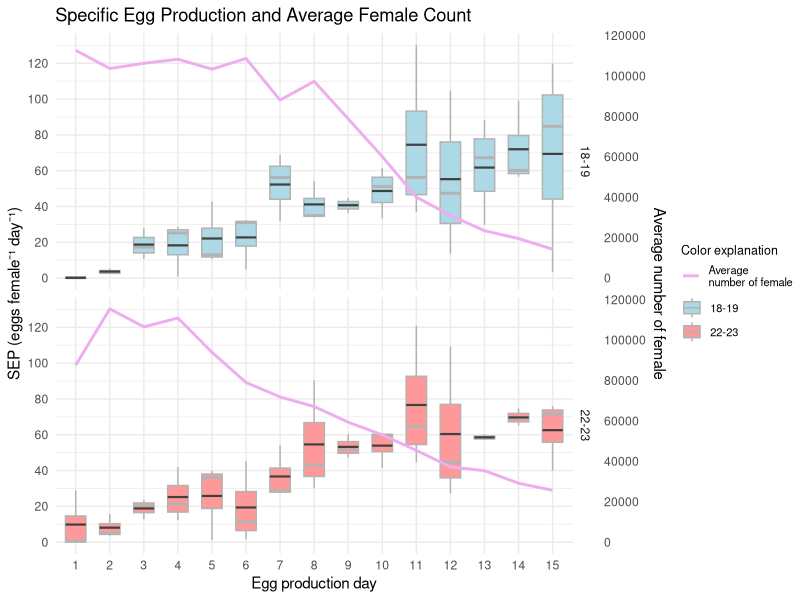

The R script that drew this image:
## ---- chunk 1
library(tidyverse)
## ---- chunk 2
library(readxl)
library(ggplot2)
library(dplyr)
library(tidyr)
library(grid)  # For unit()

# Last inn data
gj <- read_excel("Gjennomsnitt.xlsx")

# Reshape egg-data til long format
gj_long <- gj %>%
  pivot_longer(cols = starts_with("Egg_per_female_"), 
               names_to = "Round", 
               values_to = "Egg")

# Skalafaktor for sekundær akse
scale_factor <- max(gj_long$Egg, na.rm = TRUE) / max(gj$Average_adult, na.rm = TRUE)

# Lag plott
p <- ggplot() +
  # Boxplot med fyll og lys grå kant
  geom_boxplot(data = gj_long, 
               aes(x = factor(Day), y = Egg, fill = factor(Temperature)), 
               width = 0.6, outlier.size = 2, colour = "gray70") +
  
  # Gjennomsnittslinje i grått
  stat_summary(data = gj_long, 
               aes(x = factor(Day), y = Egg), 
               fun = mean, geom = "crossbar", width = 0.6, colour = "gray25", size = 0.3) +
  
  # Fasit per temperatur
  facet_grid(Temperature ~ .) +
  
  # Magenta-linje for voksne hunner
  geom_line(data = gj, 
            aes(x = factor(Day), 
                y = Average_adult * scale_factor, 
                colour = "Average\nnumber of female"), 
            group = 1, size = 1) +
  
  # Primær og sekundær y-akse
  scale_y_continuous(
    breaks = seq(0, 130, by = 20),
    sec.axis = sec_axis(~ . / scale_factor, 
                        name = "Average number of female", 
                        breaks = seq(0, 120000, by = 20000))
  ) +

  # Farger og forklaringer
  scale_fill_manual(
    values = c("18-19" = "lightblue", "22-23" = "#FF9999"),
    name = NULL
  ) +
  scale_colour_manual(
    values = c("Average\nnumber of female" = "plum2", " " = NA),  # NA = tom
    breaks = c("Average\nnumber of female", " "),  # inkluder tom linje
    labels = c("Average\nnumber of female", ""),   # vis som mellomrom
    name = "Color explanation"
  ) +

  # Forklaringsstil
  guides(
    fill = guide_legend(override.aes = list(shape = 15, size = 5)),
    colour = guide_legend(override.aes = list(linetype = 1, size = 1))
  ) +

  # Tittel og aksetekster
  labs(
    title = "Specific Egg Production and Average Female Count",
    x = "Egg production day",
    y = "SEP (eggs female⁻¹ day⁻¹)"
  ) +

  # Tema og justering av forklaringsboks
  theme_minimal() +
  theme(
    legend.position = "right",
    legend.key.width = unit(0.5, "cm"),
    legend.box.margin = margin(0, 0, 0, 0),
    legend.margin = margin(0, 0, 0, 0),
    legend.title = element_text(size = 9),
    legend.text = element_text(size = 8),
    legend.spacing.y = unit(0.2, "cm")
  )

# Lagre bilde for bruk i Word (god kvalitet og proporsjoner)
ggsave("high_contrast_graph_final_1.png", plot = p,
       width = 16, height = 10, dpi = 300, units = "cm", bg = "white")

